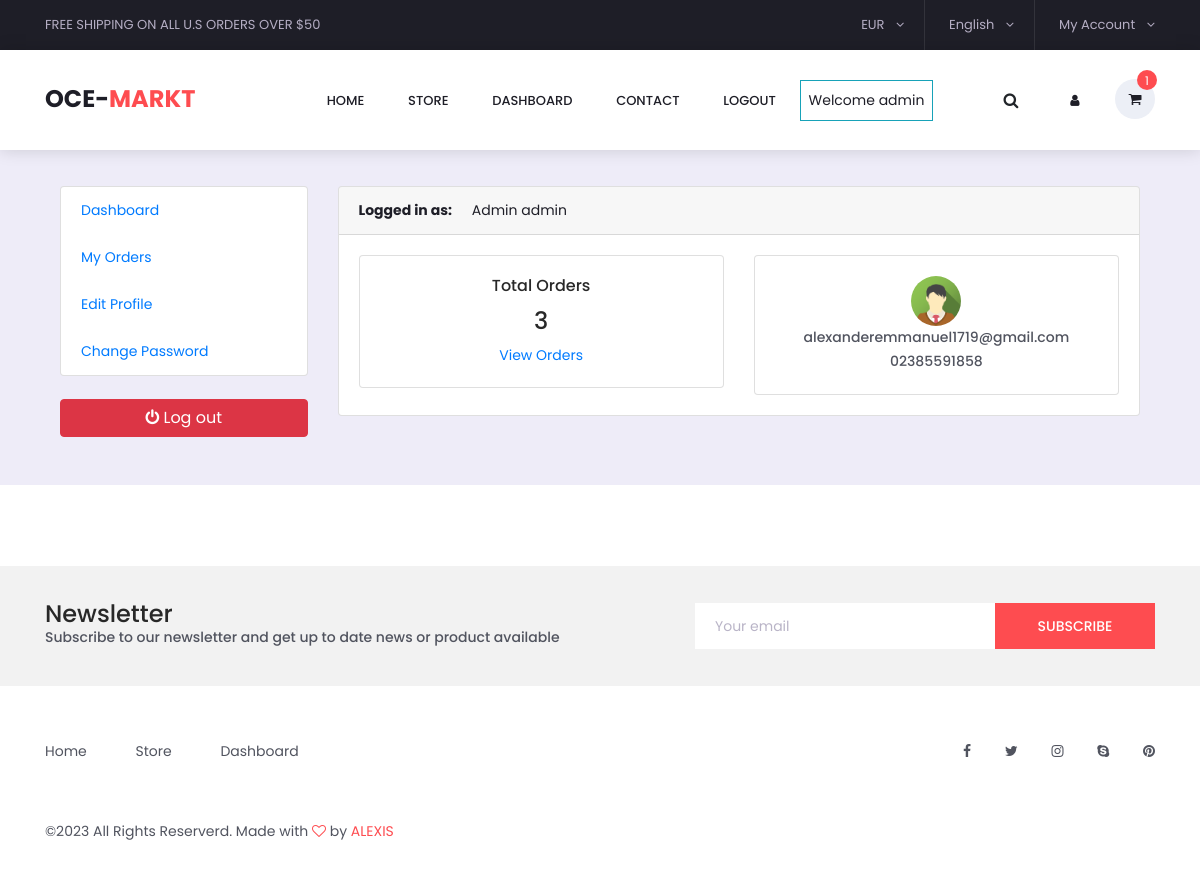
The page /accounts/dashboard/ (signed in) on the database its author committed.
### accounts/models.py (models this page shows, shortened)
class Account(AbstractBaseUser):
    first_name = models.CharField(max_length=50)
    last_name = models.CharField(max_length=50)
    username = models.CharField(max_length=50, unique=True)
    email = models.EmailField(max_length=150, unique=True)
    phone_number = models.CharField(max_length=50)
    date_joined = models.DateTimeField(auto_now_add=True)
    last_login = models.DateTimeField(auto_now_add=True)
    is_admin = models.BooleanField(default=False)
    is_staff = models.BooleanField(default=False)
    is_active = models.BooleanField(default=False)
    is_superadmin = models.BooleanField(default=False)
    USERNAME_FIELD = 'email'
    REQUIRED_FIELDS = ['username', 'first_name', 'last_name']
    objects = MyAccountManager()
    def full_name(self):
        return f'{self.first_name} {self.last_name}'

class UserProfile(models.Model):
    user = models.OneToOneField(Account, on_delete=models.CASCADE)
    address_line_1 = models.CharField(blank=True, max_length=100)
    address_line_2 = models.CharField(blank=True, max_length=100)
    profile_picture = models.ImageField(blank=True, upload_to="userprofile/")
    city = models.CharField(blank=True, max_length=20)
    state = models.CharField(blank=True, max_length=20)
    country = models.CharField(blank=True, max_length=20)

### accounts/views.py (the view)
# urls.py: path('dashboard/', views.dashboard, name='dashboard'),
@login_required(login_url='login')
def dashboard(request):
    orders = Order.objects.order_by(
        '-created_at').filter(user_id=request.user.id, is_ordered=True)
    orders_count = orders.count()
    try:
        userprofile = UserProfile.objects.get(user_id=request.user.id)
    except UserProfile.DoesNotExist:
        userprofile = ""
    context = {
        'orders_count': orders_count,
        'userprofile': userprofile,
    }
    return render(request, 'accounts/dashboard.html', context)

### carts/context_processors.py (called while the page is built)
def counter(request):
    cart_count = 0
    if 'admin' in request.path:
        return {}
    else:
        try:
            cart = Cart.objects.filter(cart_id=_cart_id(request))
            if request.user.is_authenticated:
                cart_items = CartItem.objects.all().filter(user=request.user)
            else:
                cart_items = CartItem.objects.all().filter(cart=cart[:1])
            for cart_item in cart_items:
                cart_count += cart_item.quantity
        except Cart.DoesNotExist:
            cart_count = 0
    return dict(cart_count=cart_count)

### carts/views.py (called while the page is built)
def _cart_id(request):
    cart = request.session.session_key
    if not cart:
        cart = request.session.create()
    return cart

### category/context_processors.py (called while the page is built)
def menu_links(request):
    links = Category.objects.all()
    return dict(links=links)

### templates/accounts/dashboard.html
{% extends 'base.html' %}
{% load static %}
{% block content %}
<br>
<br>
<br>
<br>
<br>
<br>
<section class="h-100 h-custom" style="background-color: #eeecf8;">
    <div class="container py-5 h-100">
<section class="section-conten padding-y bg">
    <div class="container">
        <div class="row">
       {% include 'dashboard_sidebar.html' %}
        <main class="col-md-9">
            <article class="card">
            <header class="card-header">
                <strong class="d-inline-block mr-3">Logged in as: </strong>
                <span>{{user.full_name | capfirst}}</span>
            </header>
            <div class="card-body">
                <div class="row">
                    <div class="col-md-6">
                        <div class="card"  style="text-align: center;">
                            <div class="card-body">
                                <h5 class="card-title">
                                    Total Orders
                                </h5>
                                <h4>{{orders_count}}</h4>
                                <a href="{% url 'my_orders' %}"> View Orders</a>
                            </div>
                        </div>
                    </div>
                    <div class="col-md-6">
                        <div class="card" style="text-align: center;">
                            <div class="card-body">
                                {% if not userprofile %}
                                     <img class="mt-0"  src="{% static 'images/avatar2.png' %}" alt="avatar image" width="50px" height="50px" style="border-radius:50%; ">
                                 {% else %}
                                      <img class="mt-0"  src="{{userprofile.profile_picture.url}}" alt="avatar image" width="50px" height="50px" style="border-radius:50%; ">
                                 {% endif %}
                                     <p class="mb-0">{{user.email}}</p>
                               <p class="mb-0">{{user.phone_number}}</p>
                            </div>
                        </div>
                    </div>
                </div>
            </div>
            </article>
        </main>
    </div>
    </div>
    </section>
    </div>
</section>
{% endblock %}

### templates/base.html (shortened to what this page needs)
{% load static %}
{% static "images" as baseURL %}
<!DOCTYPE html>
<html lang="en">
  <head>
    {% load static %}
    <link rel="stylesheet" href="https://cdn.jsdelivr.net/npm/bootstrap@4.6.2/dist/css/bootstrap.min.css">
    <link rel="stylesheet" href="https://cdnjs.cloudflare.com/ajax/libs/font-awesome/6.3.0/css/all.min.css">
    <link
      rel="stylesheet"
      href="{% static 'styles/bootstrap4/bootstrap.min.css' %}"
    />
    <link
      href="{%static 'plugins/font-awesome-4.7.0/css/font-awesome.min.css' %}"
      rel="stylesheet"
    />
    <link
      rel="stylesheet"
      href="{% static 'plugins/OwlCarousel2-2.2.1/owl.carousel.css'%}"
    />
    <link
      rel="stylesheet"
      href="{% static 'plugins/OwlCarousel2-2.2.1/owl.theme.default.css'%}"
    />
    <link
      rel="stylesheet"
      href="{% static 'plugins/OwlCarousel2-2.2.1/animate.css'%}"
    />
    <link rel="stylesheet"  href="{% static 'plugins/jquery-ui-1.12.1.custom/jquery-ui.css' %}">
    <link rel="stylesheet" href="{% static 'styles/main_styles.css'%}" />
    <link rel="stylesheet" href="{% static 'styles/responsive.css' %}" />
    <link rel="stylesheet"  href="{% static 'styles/categories_styles.css' %}">
    <link rel="stylesheet"  href="{% static 'styles/categories_styles.css' %}">
    <link rel="stylesheet"  href="{% static 'styles/categories_responsive.css' %}">
    <link rel="stylesheet"  href="{% static 'styles/single_styles.css' %}">
    <link rel="stylesheet"  href="{% static 'styles/single_responsive.css' %}">
    <link rel="stylesheet"  href="{% static 'styles/contact_styles.css' %}">
    <link rel="stylesheet"  href="{% static 'styles/contact_responsive.css' %}">
    <link rel="stylesheet"  href="{% static 'styles/review.css' %}">
  </head>
  <body>
    <div class="super_container">
      <header class="header trans_300">
        <div class="top_nav">
          <div class="container">
            <div class="row">
              <div class="col-md-6">
                <div class="top_nav_left">
                  free shipping on all u.s orders over $50
                </div>
              </div>
              <div class="col-md-6 text-right">
                <div class="top_nav_right">
                  <ul class="top_nav_menu">
                    <li class="currency">
                      <a href="#">
                        eur
                        <i class="fa fa-angle-down"></i>
                      </a>
                    </li>
                    <li class="language">
                      <a href="#">
                        English
                        <i class="fa fa-angle-down"></i>
                      </a>
                    </li>
                    <li class="account">
                      <a href="#">
                        My Account
                        <i class="fa fa-angle-down"></i>
                      </a>
                    </li>
                  </ul>
                </div>
              </div>
            </div>
          </div>
        </div>
        <div class="main_nav_container">
          <div class="container">
            <div class="row">
              <div class="col-lg-12 text-right">
                <div class="logo_container">
                  <a href="{% url 'home' %}">OCE-<span>Markt</span></a>
                </div>
                <nav class="navbar">
                  <ul class="navbar_menu">
                    <li><a href="{% url 'home' %}">home</a></li>
                    <li><a href="{% url 'store' %}">store</a></li>
                    {% if user.id is not None %}
                       <li><a href="{% url 'dashboard' %}">Dashboard</a></li>
                       <li><a href="{% url 'contact' %}">contact</a></li>
                       <li><a href="{% url 'logout' %}">Logout</a></li>
                        <li class="border border-info p-2">Welcome {{ user.first_name}}</li>
                    {% else %}
                      <li><a href="{% url 'login' %}">Login</a></li>
                      <li><a href="{% url 'register' %}">Register</a></li>
                       <li class="border border-info p-2"> Welcome Guest </li>
                    {% endif %}
                  </ul>
                  <ul class="navbar_user">
                    <li class="currency" style="background-color: white; border:none">
                      <button type="submit" class="btn btn-outline">
                        <i class="fa fa-search" aria-hidden="true"></i>
                      </button>
                    </li>
                    <li class="account" style="background-color: white;">
                      <a href="{% url 'dashboard' %}">
                        <i class="fa fa-user mr-5" aria-hidden="true"></i>
                      </a>
                    <li class="checkout">
                      <a href="{% url 'cart' %}">
                        <i class="fa fa-shopping-cart" aria-hidden="true"></i>
                        <span id="checkout_items" class="checkout_items"
                          >{{cart_count}}</span
                        >
                      </a>
                    </li>
                  </ul>
                </nav>
              </div>
            </div>
          </div>
        </div>
      </header>
      <div class="fs_menu_overlay"></div>
      {% block content %}{% endblock %}
      {% include 'footer.html' %}
  </body>
</html>

### rows shown on the page
Account: first_name "admin", full_name "Admin admin", email "alexanderemmanuel1719@gmail.com", phone_number "02385591858"
UserProfile: profile_picture (picture)

### other values the page prints
{{ cart_count }} "1"
{{ orders_count }} "3"
